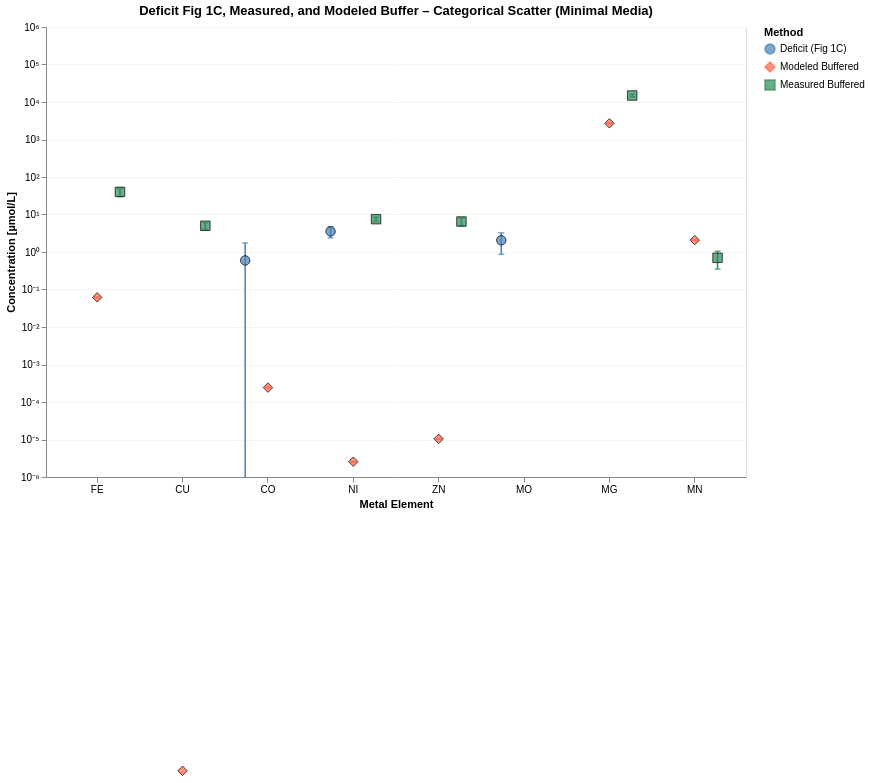

Notebook cell for this chart:
### Markdown cell above
### Plot 4 – Categorical scatter: Deficit Figure 1C vs. modeled vs. measured buffered concentration (Minimal Media)

Each element on the x-axis has three offset points:
- **Deficit (Fig 1C)** – ICP-MS total − simulation ± propagated error
- **Modeled Buffered** – competition-model mid-point ± half the lb/ub range
- **Measured Buffered** – experimentally measured ± std

### Code cell
DOMAIN_MIN = 1e-7
elements = results_minimal.index.tolist()

bar_df = pd.DataFrame({
    'element':         elements,
    'deficit_uM':      results_minimal['deficit_M']       * 1e6,
    'deficit_err_uM':  results_minimal['deficit_M_err']   * 1e6,
    'model_uM_lb':        est_competition_minimal_lb.reindex(elements) * 1e6,
    'model_uM_ub':        est_competition_minimal_ub.reindex(elements) * 1e6,
    'measured_uM':     meas_buf_minimal['measured_M'].reindex(elements) * 1e6,
    'measured_err_uM': meas_buf_minimal['measured_std_M'].reindex(elements) * 1e6,
}).set_index("element")


df_wide = pl.from_pandas(bar_df.reset_index()).with_columns([
    (0.5 * (pl.col("model_uM_lb") + pl.col("model_uM_ub"))).alias("model_mid_uM"),
    (0.5 * (pl.col("model_uM_ub") - pl.col("model_uM_lb")).abs()).alias("model_err_uM"),
])

_series_labels = {
    "Deficit (Fig 1C)":  ("deficit_uM",   "deficit_err_uM"),
    "Modeled Buffered":  ("model_mid_uM", "model_err_uM"),
    "Measured Buffered": ("measured_uM",  "measured_err_uM"),
}

df_long = pl.concat([
    df_wide.select([
        pl.col("element"),
        pl.col(y_col).alias("y_uM"),
        pl.col(e_col).fill_null(0).alias("y_err_uM"),
        pl.lit(label).alias("series"),
    ])
    for label, (y_col, e_col) in _series_labels.items()
]).filter(
    pl.col("y_uM").is_not_null()
).filter(
    # Keep row if it's NOT (deficit series AND negative value)
    ~((pl.col("series") == "Deficit (Fig 1C)") & (pl.col("y_uM") < 0))
).with_columns([
    pl.max_horizontal(
        pl.col("y_uM") - pl.col("y_err_uM"),
        pl.lit(DOMAIN_MIN)
    ).alias("y_lo_uM"),
    (pl.col("y_uM") + pl.col("y_err_uM")).alias("y_hi_uM"),
])

elements_ordered = bar_df.index.tolist()
_series_domain   = list(_series_labels.keys())

y_scale   = alt.Scale(type="log", domain=[1e-6, 1e6])
col_scale = alt.Scale(domain=_series_domain, range=["steelblue", "tomato", "seagreen"])
shp_scale = alt.Scale(domain=_series_domain, range=["circle", "diamond", "square"])
_legend   = alt.Legend(title="Method")

x_enc      = alt.X("element:N", sort=elements_ordered, title="Metal Element",
                   axis=alt.Axis(labelAngle=0))
xoff_enc   = alt.XOffset("series:N", sort=_series_domain)
color_enc  = alt.Color("series:N", scale=col_scale, legend=_legend)

base = alt.Chart(df_long)

points = (
    base.mark_point(filled=True, size=90, stroke="black", strokeWidth=1)
    .encode(
        x=x_enc,
        xOffset=xoff_enc,
        y=alt.Y("y_uM:Q", scale=y_scale, title="Concentration [µmol/L]",
                axis=alt.Axis(labelExpr=_log_label_unicode)),
        color=color_enc,
        shape=alt.Shape("series:N", scale=shp_scale, legend=_legend),
    )
)

# ── Error bar body (rule) ─────────────────────────────────────────────────────
err_rule = (
    base.mark_rule(strokeWidth=1.5, clip=True)
    .encode(
        x=x_enc,
        xOffset=xoff_enc,                               # ← works on mark_rule
        y=alt.Y("y_lo_uM:Q", scale=y_scale),
        y2=alt.Y2("y_hi_uM:Q"),
        color=color_enc,
    )
)

# ── Error bar caps (tick) ─────────────────────────────────────────────────────
err_cap_lo = (
    base.mark_tick(width=6, thickness=1.5, clip=True)
    .encode(x=x_enc, xOffset=xoff_enc,
            y=alt.Y("y_lo_uM:Q", scale=y_scale), color=color_enc)
)
err_cap_hi = (
    base.mark_tick(width=6, thickness=1.5, clip=True)
    .encode(x=x_enc, xOffset=xoff_enc,
            y=alt.Y("y_hi_uM:Q", scale=y_scale), color=color_enc)
)

chart8 = (err_rule + err_cap_lo + err_cap_hi + points).properties(
    width=700, height=450,
    title="Deficit Fig 1C, Measured, and Modeled Buffer – Categorical Scatter (Minimal Media)"
).configure_axis(gridColor="#f3f6fa")

chart8.save("notebooks/cofactors/buffer_figures/categorical_scatter_minimal.svg")
chart8

### Figure 1 — Vega-Lite specification as saved in the notebook (floating-point values rounded to 4 significant figures)
{"config": {"view": {"continuousWidth": 300, "continuousHeight": 300}, "axis": {"gridColor": "#f3f6fa"}}, "layer": [{"mark": {"type": "rule", "clip": true, "strokeWidth": 1.5}, "encoding": {"color": {"field": "series", "legend": {"title": "Method"}, "scale": {"domain": ["Deficit (Fig 1C)", "Modeled Buffered", "Measured Buffered"], "range": ["steelblue", "tomato", "seagreen"]}, "type": "nominal"}, "x": {"axis": {"labelAngle": 0}, "field": "element", "sort": ["FE", "CU", "CO", "NI", "ZN", "MO", "MG", "MN"], "title": "Metal Element", "type": "nominal"}, "xOffset": {"field": "series", "sort": ["Deficit (Fig 1C)", "Modeled Buffered", "Measured Buffered"], "type": "nominal"}, "y": {"field": "y_lo_uM", "scale": {"domain": [1e-06, 1000000.0], "type": "log"}, "type": "quantitative"}, "y2": {"field": "y_hi_uM"}}}, {"mark": {"type": "tick", "clip": true, "thickness": 1.5, "width": 6}, "encoding": {"color": {"field": "series", "legend": {"title": "Method"}, "scale": {"domain": ["Deficit (Fig 1C)", "Modeled Buffered", "Measured Buffered"], "range": ["steelblue", "tomato", "seagreen"]}, "type": "nominal"}, "x": {"axis": {"labelAngle": 0}, "field": "element", "sort": ["FE", "CU", "CO", "NI", "ZN", "MO", "MG", "MN"], "title": "Metal Element", "type": "nominal"}, "xOffset": {"field": "series", "sort": ["Deficit (Fig 1C)", "Modeled Buffered", "Measured Buffered"], "type": "nominal"}, "y": {"field": "y_lo_uM", "scale": {"domain": [1e-06, 1000000.0], "type": "log"}, "type": "quantitative"}}}, {"mark": {"type": "tick", "clip": true, "thickness": 1.5, "width": 6}, "encoding": {"color": {"field": "series", "legend": {"title": "Method"}, "scale": {"domain": ["Deficit (Fig 1C)", "Modeled Buffered", "Measured Buffered"], "range": ["steelblue", "tomato", "seagreen"]}, "type": "nominal"}, "x": {"axis": {"labelAngle": 0}, "field": "element", "sort": ["FE", "CU", "CO", "NI", "ZN", "MO", "MG", "MN"], "title": "Metal Element", "type": "nominal"}, "xOffset": {"field": "series", "sort": ["Deficit (Fig 1C)", "Modeled Buffered", "Measured Buffered"], "type": "nominal"}, "y": {"field": "y_hi_uM", "scale": {"domain": [1e-06, 1000000.0], "type": "log"}, "type": "quantitative"}}}, {"mark": {"type": "point", "filled": true, "size": 90, "stroke": "black", "strokeWidth": 1}, "encoding": {"color": {"field": "series", "legend": {"title": "Method"}, "scale": {"domain": ["Deficit (Fig 1C)", "Modeled Buffered", "Measured Buffered"], "range": ["steelblue", "tomato", "seagreen"]}, "type": "nominal"}, "shape": {"field": "series", "legend": {"title": "Method"}, "scale": {"domain": ["Deficit (Fig 1C)", "Modeled Buffered", "Measured Buffered"], "range": ["circle", "diamond", "square"]}, "type": "nominal"}, "x": {"axis": {"labelAngle": 0}, "field": "element", "sort": ["FE", "CU", "CO", "NI", "ZN", "MO", "MG", "MN"], "title": "Metal Element", "type": "nominal"}, "xOffset": {"field": "series", "sort": ["Deficit (Fig 1C)", "Modeled Buffered", "Measured Buffered"], "type": "nominal"}, "y": {"axis": {"labelExpr": "datum.value > 0 ? '10' + replace(replace(replace(replace(replace(replace(replace(replace(replace(replace(replace('' + round(log(datum.value)/LN10), '-','⁻'),'0','⁰'),'1','¹'),'2','²'),'3','³'),'4','⁴'),'5','⁵'),'6','⁶'),'7','⁷'),'8','⁸'),'9','⁹') : '0'"}, "field": "y_uM", "scale": {"domain": [1e-06, 1000000.0], "type": "log"}, "title": "Concentration [µmol/L]", "type": "quantitative"}}}], "data": {"name": "data-68f7b56079c4916a89947468a9ae51f8"}, "height": 450, "title": "Deficit Fig 1C, Measured, and Modeled Buffer – Categorical Scatter (Minimal Media)", "width": 700, "$schema": "https://vega.github.io/schema/vega-lite/v6.4.1.json", "datasets": {"data-68f7b56079c4916a89947468a9ae51f8": [{"element": "CO", "y_uM": 0.5957, "y_err_uM": 1.145, "series": "Deficit (Fig 1C)", "y_lo_uM": 1e-07, "y_hi_uM": 1.741}, {"element": "NI", "y_uM": 3.546, "y_err_uM": 1.154, "series": "Deficit (Fig 1C)", "y_lo_uM": 2.392, "y_hi_uM": 4.7}, {"element": "MO", "y_uM": 2.054, "y_err_uM": 1.188, "series": "Deficit (Fig 1C)", "y_lo_uM": 0.8663, "y_hi_uM": 3.242}, {"element": "FE", "y_uM": 0.0618, "y_err_uM": 0.0, "series": "Modeled Buffered", "y_lo_uM": 0.0618, "y_hi_uM": 0.0618}, {"element": "CU", "y_uM": 1.46e-14, "y_err_uM": 0.0, "series": "Modeled Buffered", "y_lo_uM": 1e-07, "y_hi_uM": 1.46e-14}, {"element": "CO", "y_uM": 0.000242, "y_err_uM": 0.0, "series": "Modeled Buffered", "y_lo_uM": 0.000242, "y_hi_uM": 0.000242}, {"element": "NI", "y_uM": 2.56e-06, "y_err_uM": 0.0, "series": "Modeled Buffered", "y_lo_uM": 2.56e-06, "y_hi_uM": 2.56e-06}, {"element": "ZN", "y_uM": 1.04e-05, "y_err_uM": 0.0, "series": "Modeled Buffered", "y_lo_uM": 1.04e-05, "y_hi_uM": 1.04e-05}, {"element": "MG", "y_uM": 2700.0, "y_err_uM": 0.0, "series": "Modeled Buffered", "y_lo_uM": 2700.0, "y_hi_uM": 2700.0}, {"element": "MN", "y_uM": 2.08, "y_err_uM": 0.0, "series": "Modeled Buffered", "y_lo_uM": 2.08, "y_hi_uM": 2.08}, {"element": "FE", "y_uM": 40.0, "y_err_uM": 10.0, "series": "Measured Buffered", "y_lo_uM": 30.0, "y_hi_uM": 50.0}, {"element": "CU", "y_uM": 5.0, "y_err_uM": 1.0, "series": "Measured Buffered", "y_lo_uM": 4.0, "y_hi_uM": 6.0}, {"element": "NI", "y_uM": 7.5, "y_err_uM": 1.0, "series": "Measured Buffered", "y_lo_uM": 6.5, "y_hi_uM": 8.5}, {"element": "ZN", "y_uM": 6.5, "y_err_uM": 1.5, "series": "Measured Buffered", "y_lo_uM": 5.0, "y_hi_uM": 8.0}, {"element": "MG", "y_uM": 14900.0, "y_err_uM": 1145.0, "series": "Measured Buffered", "y_lo_uM": 13760.0, "y_hi_uM": 16040.0}, {"element": "MN", "y_uM": 0.7, "y_err_uM": 0.35, "series": "Measured Buffered", "y_lo_uM": 0.35, "y_hi_uM": 1.05}]}}
